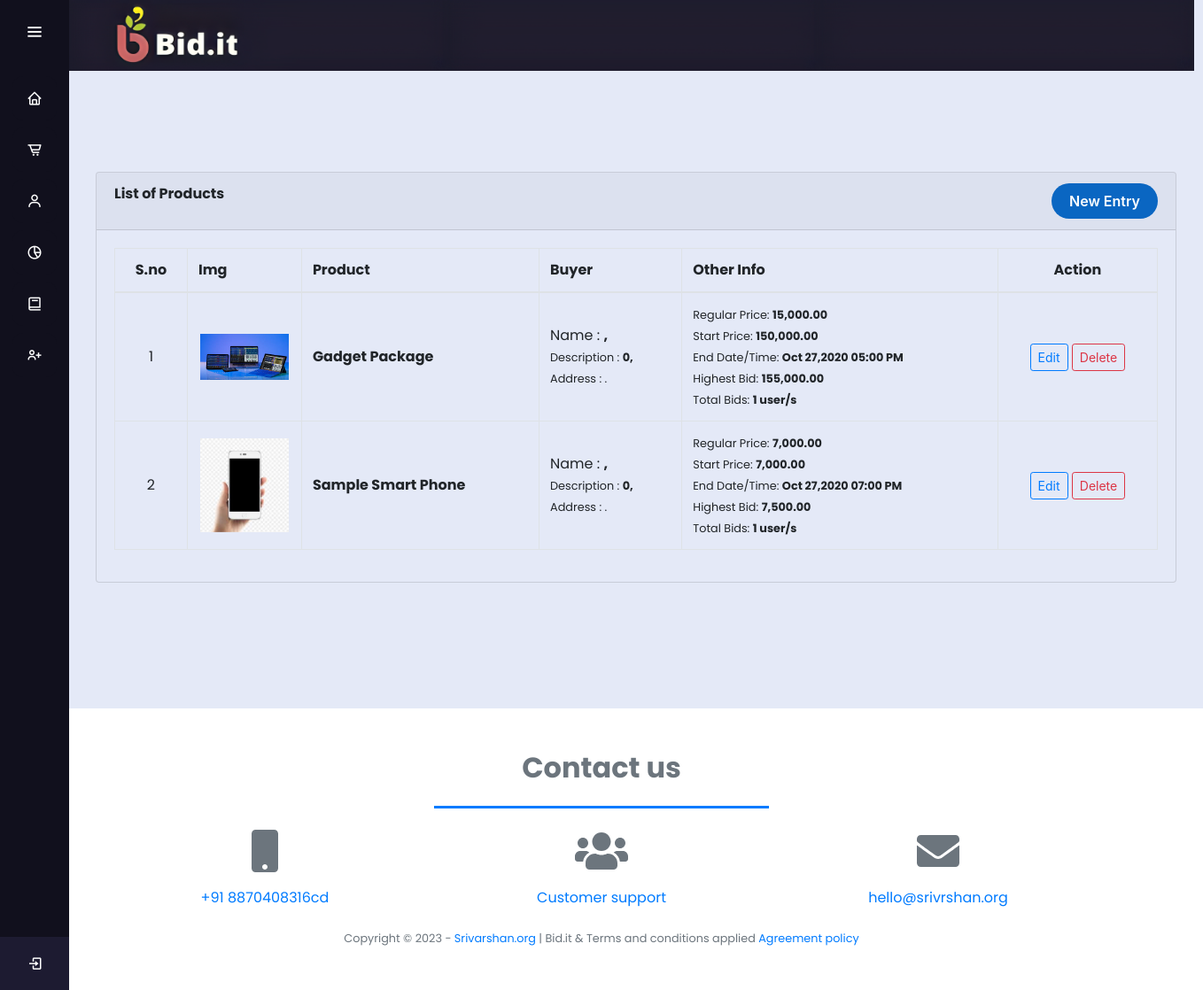
Page /index.php?page=user_prod on the committed database.
### tables this page shows
CREATE TABLE `products` (
  `id` int(30) NOT NULL,
  `contact` BIGINT(20) NOT NULL,
  `address` TEXT NOT NULL,
  `username` VARCHAR(200) NOT NULL,
  `category_id` int(30) NOT NULL,
  `name` varchar(200) NOT NULL,
  `description` text NOT NULL,
  `start_bid` float NOT NULL,
  `regular_price` float NOT NULL,
  `bid_end_datetime` datetime NOT NULL,
  `img_fname` text NOT NULL,
  `date_created` datetime NOT NULL DEFAULT current_timestamp(),
  `buyer_id` BIGINT(20) NOT NULL,
  `seller_authId` BIGINT(20) NOT NULL,
  `bid_amt` BIGINT(20) NOT NULL
);

CREATE TABLE `bids` (
  `id` int(30) NOT NULL,
  `user_id` int(30) NOT NULL,
  `product_id` int(30) NOT NULL,
  `bid_amount` float NOT NULL,
  `status` tinyint(1) NOT NULL DEFAULT 1 COMMENT '1=bid,2=confirmed,3=cancelled',
  `date_created` datetime NOT NULL DEFAULT current_timestamp() ON UPDATE current_timestamp(),
  `seller_id` BIGINT(20) NOT NULL
);

### user_prod.php (the view, shortened to what this page needs)
<?php include('admin/db_connect.php');?>
<div class="container-fluid">
	<div class="col-lg-12">
		<div class="row">
			<div class="col-md-12">
				<div class="card">
					<div class="card-header">
						<b>List of Products</b>
						<span class="float:right"><a class="button-18 float-right" href="index.php?page=post_auction" id="new_product">New Entry</a></span>
					</div>
					<div class="card-body">
						<table class="table table-condensed table-bordered table-hover">
							<thead>
								<tr>
									<th class="text-center">S.no</th>
									<th class="">Img</th>
									<th class="">Product</th>
									<th class="">Buyer</th>
									<th class="">Other Info</th>
									<th class="text-center">Action</th>
								</tr>
							</thead>
							<tbody>
								<?php
								$i = 1;
								$sessionId = $_SESSION['login_id'];
								$products = $conn->query("SELECT * FROM products where seller_authId = '$sessionId' order by name asc ");
								while($row=$products->fetch_assoc()):
									$get = $conn->query("SELECT * FROM bids where product_id = {$row['id']} order by bid_amount desc limit 1 ");
									$bid = $get->num_rows > 0 ? $get->fetch_array()['bid_amount'] : 0 ;
									$tbid = $conn->query("SELECT distinct(user_id) FROM bids where product_id = {$row['id']} ")->num_rows;
								?>
								<tr data-id= '<?php echo $row['id'] ?>'>
									<td class="text-center"><?php echo $i++ ?></td>
									<td class="">
										 <div class="row justify-content-center">
										 	<img class="userimg" src="<?php echo 'admin/assets/uploads/'.$row['img_fname'] ?>" alt="">
										 </div>
									</td>
									<td>
										 <p> <b><?php echo ucwords($row['name']) ?></b></p>
									</td>
									<td class="">
										 <p>Name : <b><?php echo ucwords($row['username']) ?>,</b></p>
										 <p><small>Description : <b><?php echo $row['contact'] ?>,</b></small></p>
										 <p><small>Address : <b><?php echo $row['address'] ?></b>.</small></p>
									</td>
									<td>
										 <p><small>Regular Price: <b><?php echo number_format($row['regular_price'],2) ?></b></small></p>
										 <p><small>Start Price: <b><?php echo number_format($row['start_bid'],2) ?></b></small></p>
										 <p><small>End Date/Time: <b><?php echo date("M d,Y h:i A",strtotime($row['bid_end_datetime'])) ?></b></small></p>
										 <p><small>Highest Bid: <b class="highest_bid"><?php echo number_format($bid,2) ?></b></small></p>
										 <p><small>Total Bids: <b class="total_bid"><?php echo $tbid ?> user/s</b></small></p>
									</td>
									<td class="text-center">
										<button class="btn btn-sm btn-outline-primary edit_product" type="button" data-id="<?php echo $row['id'] ?>" >Edit</button>
										<button class="btn btn-sm btn-outline-danger delete_product" type="button" data-id="<?php echo $row['id'] ?>">Delete</button>
									</td>
								</tr>
								<?php endwhile; ?>
							</tbody>
						</table>
					</div>
				</div>
			</div>
		</div>
	</div>
</div>

### css/stylehome.css (style rules this page uses)
* { margin: 0; padding: 0; box-sizing: border-box; font-family: "Poppins" , sans-serif; }

### user_prod.php (style rules this page uses)
td { vertical-align: middle !important; }
td p { margin: unset }
table td img { max-width:100px; max-height: 150px; }
.userimg { max-width:100px; max-height: 150px; }
.button-18 { align-items: center; background-color: #0A66C2; border: 0; border-radius: 100px; box-sizing: border-box; color: #ffffff; cursor: pointer; display: inline-flex; font-family: -apple-system, system-ui, system-ui, "Segoe UI", Roboto, "Helvetica Neue", "Fira Sans", Ubuntu, Oxygen, "Oxygen Sans", Cantarell, "Droid Sans", "Apple Color Emoji", "Segoe UI Emoji", "Segoe UI Symbol", "Lucida Grande", Helvetica, Arial, sans-serif; font-size: 16px; font-weight: 600; justify-content: center; line-height: 20px; max-width: 480px; min-height: 40px; min-width: 0px; overflow: hidden; padding: 0px; padding-left: 20px; padding-right: 20px; text-align: center; touch-action: manipulation; transition: background-color 0.167s cubic-bezier(0.4, 0, 0.2, 1) 0s, box-shadow 0.167s cubic-bezier(0.4, 0, 0.2, 1) 0s, color 0.167s cubic-bezier(0.4, 0, 0.2, 1) 0s; user-select: none; -webkit-user-select: none; vertical-align: middle; }

### rows in the picture
products: img_fname (picture), name "Gadget Package", contact "0", regular_price "15,000.00", start_bid "150,000.00", bid_end_datetime "Oct 27,2020 05:00 PM", category.bid_amount "155,000.00", tbid "1"
products: img_fname (picture), name "Sample Smart Phone", contact "0", regular_price "7,000.00", start_bid "7,000.00", bid_end_datetime "Oct 27,2020 07:00 PM", bids.bid_amount "7,500.00", tbid "1"

### other values in the picture
$_SESSION['system']['contact'] "+91 8870408316cd"
$_SESSION['system']['email'] "hello@srivrshan.org"
$_SESSION['system']['name'] "Bid.it"
